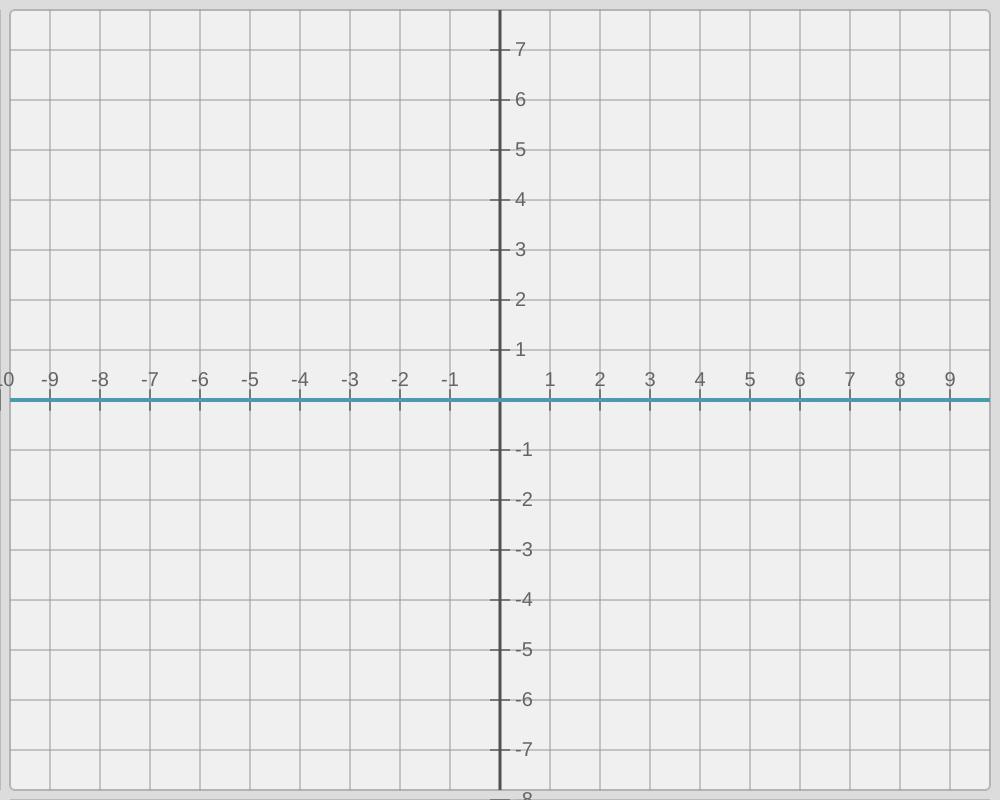
Frame 1 (no input)
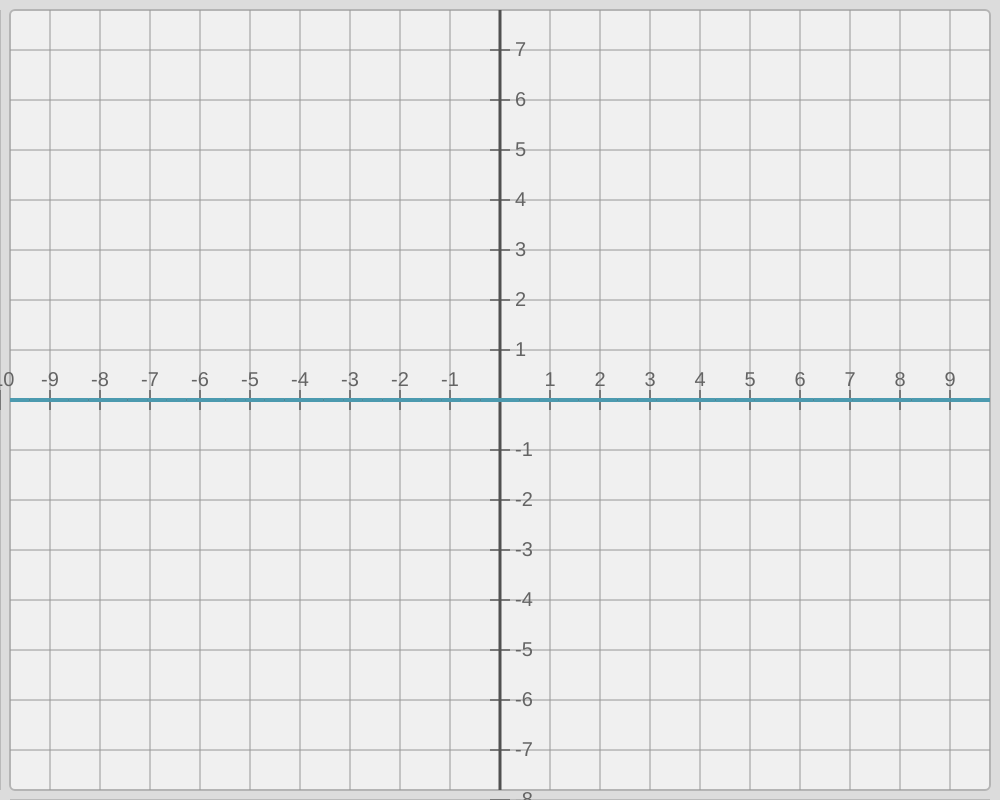
Frame 60 (no input)
Frame 120 (the mouse pressed at the canvas centre since frame 60): identical to frame 60, image omitted

The p5.js sketch that drew these frames (run headless with seeded random() and noise() and a simulated clock; from frame 60 on, the mouse is pressed at the canvas centre):

// p5.js sketch
// ── sketch.js
let grid;
let points = [];
let poly;
let dragged = false;

function setup() {
  createCanvas(1000, 800);

  textAlign(CENTER, CENTER);

  const pad = 10;
  grid=new CoordSystem(0 + pad, 0 + pad, width - pad * 2, height - pad * 2)

  // p = new Point(0, 1);
  // grid.add(p);
  
  poly = new Polynomial([0]);
  grid.add(poly);

  // while (p.coeffs.length) {
    // grid.add(p);
    // poly = p.derivative();
  // }
}

function draw() {
  background(220);


  grid.display();
}

function mousePressed() {
  dragged = false;
}

function mouseReleased() {
  if (dragged) return;
  let [x, y] = grid.displayToCoord(mouseX, mouseY);
  let point = new Point(x, y);
  points.push(point);
  grid.add(point);

  poly.coeffs = lagrangeInterpolation(points)
}

function mouseDragged(evt) {
  console.log(evt.which)

  dragged = true;
  let [px, py] = grid.displayToCoord(pmouseX, pmouseY);
  let [cx, cy] = grid.displayToCoord(mouseX, mouseY);

  for (const p of points) {
    let [dx, dy] = grid.coordToDisplay(p.x, p.y);
    if (dist(dx, dy, pmouseX, pmouseY) < 15) {
      p.x = cx;
      p.y = cy;
      poly.coeffs = lagrangeInterpolation(points)
      return;
    }
  }
  grid.translate(px - cx, py - cy);
}

function mouseWheel(evt) {
  grid.scale(1 + evt.delta / 2000);
}



// ── Coord.js
class CoordSystem {
  constructor(x, y, w, h) {
    this.objects = [];

    this.currentName = "A";
    this.colorIndex = 0;

    // Grid position: x, y, width, height.
    this.x = x;
    this.y = y;
    this.w = w;
    this.h = h;

    // Viewport: left, right, top, bottom.
    this.vl = -5 * this.w / 500;
    this.vr = 5 * this.w / 500;
    this.vt = 5 * this.h / 500;
    this.vb = -5 * this.h / 500;
  }

  display() {
    const { ceil, min, log10, abs, pow } = Math;

    // background rectangle
    fill(240);
    strokeWeight(2);
    stroke(180);
    rect(this.x, this.y, this.w, this.h, 5);

    // For every axis,
    for (const axis of ["x", "y"]) {
      // for every number from one to the other edge:
      const rawStart = axis === "x" ? this.vl : this.vb;
      const rawEnd = axis === "x" ? this.vr : this.vt;

      const stepArg = axis === "x" ? this.vr - this.vl : this.vt - this.vb;
      const step = calculateStep(stepArg / (axis === "x" ? this.w : this.h) * 500);
      const stepDigits = ceil(-min(0, log10(step)));
      const start = nextIntegerMultiple(rawStart, step);

      for (let uvar = start; uvar <= rawEnd; uvar+=step) {
        if (abs(uvar) < pow(10, -stepDigits - 1)) continue;

        let [x, y] = axis === "x" ? this.coordToDisplay(uvar, 0) : this.coordToDisplay(0, uvar);
        if (axis === "x") {
          y = clamp(y, this.y + 10, this.y + this.h - 10);
        } else {
          x = clamp(x, this.x + 10, this.x + this.w - 10);
        }

        // Draw the grid.
        strokeWeight(1);
        stroke(150);
        if (axis === "x") {
          line(x, this.y, x, this.y + this.h);
        } else {
          line(this.x, y, this.x + this.w, y);
        }
        strokeWeight(2);
        stroke(120);
        if (axis === "x") {
          line(x, y-10, x, y+10);
        } else {
          line(x-10, y, x+10, y);
        }
        noStroke();
        fill(100);
        textSize(20);
        let label = uvar.toFixed(stepDigits);
        if (axis === "x") {
          let textY = y - 20;
          if (textY < this.y + 10) textY = this.y + 40;
          text(label, x, textY);
        } else {
          let textX = x + 15 + textWidth(label) / 2;
          if (textX > this.x+this.w - 10) textX = this.x + this.w - 25 - textWidth(label) / 2;
          text(label, textX, y);
        }
      }

      strokeWeight(3);
      stroke(80);
      strokeCap(SQUARE);
      let [x, y] = this.coordToDisplay(0, 0);
      if (axis === "y") {
        x = clamp(x, this.x, this.x + this.w);
        line(x, this.y, x, this.y + this.h);
      } else {
        y = clamp(y, this.y, this.y + this.h);
        line(this.x, y, this.x+this.w, y);
      }
    }

    
    for (const obj of this.objects) {
      obj.display(this);
    }
  }
  
  point(ux, uy, name) {
    let [x, y] = this.coordToDisplay(ux, uy);
    if (name) {
      fill(20, 30, 200);
      stroke(40);
      strokeWeight(4);
      circle(x, y, 15);

      noStroke();
      fill(20);
      textSize(30);
      text(name, x + 20 * (x > this.x + this.w - 40 ? -1 : 1), y + 20 * (y < 40 ? 1 : -1));
    } else {
      fill(80);
      noStroke();
      circle(x, y, 10);
    }
  }

  line(ux1, uy1, ux2, uy2, col) {
    let [x1, y1] = this.coordToDisplay(ux1, uy1);
    let [x2, y2] = this.coordToDisplay(ux2, uy2);

    stroke(col);
    strokeWeight(4);
    line(x1, y1, x2, y2);
  }
  
  add(obj) {
    this.objects.push(obj);
  }

  translate(x, y) {
    this.vl += x;
    this.vr += x;
    this.vt += y;
    this.vb += y;
  }

  scale(factor) {
    factor -= 1
    let Δx = this.vr - this.vl;
    let Δy = this.vb - this.vt;

    this.vr += Δx * factor
    this.vl -= Δx * factor
    this.vb += Δy * factor
    this.vt -= Δy * factor
    // this.vr += factor
    // this.vl -= factor
    // this.vb += factor
    // this.vt -= factor
  }
  
  coordToDisplay(x, y) {
    return [map(x, this.vl, this.vr, this.x, this.x+this.w), map(y, this.vt, this.vb, this.y, this.y+this.h)];
  }

  displayToCoord(x, y) {
    return [map(x, this.x, this.x+this.w, this.vl, this.vr), map(y, this.y, this.y+this.h, this.vt, this.vb)];
  }

  getName() {
    let copy = this.currentName;
    this.currentName = (Number.parseInt(this.currentName, 36) + 1)
      .toString(36)
      .replace(/0|1/gi, 'A')
      .toUpperCase();
    return copy;
  }

  getColor() {
    const colors = [
      "#4c9aaf",
      "#07224e",
      "#d4d17f",
      "#c18d73",
      "#7d354d",
    ];
    return colors[this.colorIndex++ % colors.length];
  }
}

function calculateStep(width) {
  const smallerPowerOf10 = Math.pow(10, Math.floor(Math.log10(width)));
  const normalWidth = width / smallerPowerOf10;
  let ret;
  if (normalWidth <= 1.2) {
    ret = smallerPowerOf10;
  } else if (normalWidth < 2.5) {
    ret = smallerPowerOf10 * 2;
  } else if (normalWidth < 5.5) {
    ret = smallerPowerOf10 * 5;
  } else {
    ret = smallerPowerOf10 * 10;
  }
  return ret / 10;
}

function nextIntegerMultiple(base, num) {
  let multiple = base + num - 1;
  let rem = (multiple % num);
  if (rem < 0) rem += num;
  multiple -= rem;
  return multiple;
}

class Point {
  constructor(x, y) {
    this.x = x;
    this.y = y;
  }
  
  display(grid) {
    if (!this.name) this.name = grid.getName();
    grid.point(this.x, this.y, this.name);
  }
}

class Polynomial {
  constructor(coeffs) {
    this.coeffs = coeffs;
    this.points = [];
  }

  display(grid) {
    if (!this.color) this.color = grid.getColor();

    this.points.length = 0;
    // if (this.points.length == 0) {
      let [l, r] = [grid.vl, grid.vr];
      let step = (r - l) / 50;

      for (let x = l; x <= r; x += step) {
        this.points.push({ x, y: this.eval(x) })
      }
    // }

    for (let i = 0; i < this.points.length - 1; i++) {
      grid.line(this.points[i].x, this.points[i].y, this.points[i+1].x, this.points[i+1].y, this.color);
    }
  }

  derivative() {
    return new Polynomial(this.coeffs.map((c,i) => c * i).slice(1));
  }

  eval(x) {
    const { pow } = Math;
    return this.coeffs.map((coeff, exponent) => coeff * pow(x, exponent)).reduce((a,b)=>a+b);
  }


}

// ── math.js
function lagrangeInterpolation(points) {
  const n = points.length;
  if (n == 0) return [0];
  // if (n == 1) return [points[0].y];
  let coefficients = new Array(n).fill(0);

  for (let i = 0; i < n; i++) {
    let partPolynomial = [1];
    for (let j = 0; j < n; j++) {
      if (j == i) continue;
      partPolynomial = multiply(partPolynomial, [ -points[j].x, 1 ])
    }

    partPolynomial = partPolynomial.map(c=>c/evaluate(partPolynomial, points[i].x) * points[i].y)
    coefficients = add(coefficients, partPolynomial);
  }

  return coefficients;
}

function multiply(poly1, poly2) {
    const result = Array(poly1.length + poly2.length - 1).fill(0);

    for (let i = 0; i < poly1.length; i++) {
        for (let j = 0; j < poly2.length; j++) {
            result[i + j] += poly1[i] * poly2[j];
        }
    }

    return result;
}

function add(poly1, poly2) {
  return poly1.map((c, i) => c + poly2[i]);
}

function evaluate(poly, x) {
  // return poly.map((c,i)=>c*Math.pow(x,i)).reduce((a,b)=>a+b) // Naive method
  let result = 0;
  for (let i = poly.length - 1; i >= 0; i--) {
    result = result * x + poly[i]; // Horner's method
  }
  return result;
}

function clamp(num, start, end) {
  if (num < start) return start;
  if (num > end) return end;
  return num;
}

function evaluateDerivative(coefficients, x) {
    let result = 0;
    for (let i = 1; i < coefficients.length; i++) {
        result += i * coefficients[i] * Math.pow(x, i - 1);
    }
    return result;
}

function newtonRaphson(coefficients, initialGuess, tolerance) {
    let x0 = initialGuess;
    let x1;
    let fx0 = evaluate(coefficients, x0);
    let fpx0 = evaluateDerivative(coefficients, x0);
    
    while (Math.abs(fx0) > tolerance) {
        x1 = x0 - fx0 / fpx0;
        console.log({x0, x1, fx0})
        fx0 = evaluate(coefficients, x1);
        fpx0 = evaluateDerivative(coefficients, x1);
        
        if (Math.abs(evaluate(coefficients, x1)) < tolerance) {
            // Converged to a root within the given tolerance
            return x1;
        }
        
        x0 = x1;
    }
    
    return null; // No root found within the given tolerance
}

function findRoots(coefficients, initialGuess=0, tolerance=1e-10) {
    let roots = [];
    let polynomialDegree = coefficients.length - 1;
    
    while (polynomialDegree > 0) {
        let root = newtonRaphson(coefficients, initialGuess, tolerance);
        if (root !== null) {
            roots.push(root);
            // Divide the polynomial by (x - root) using synthetic division
            let newCoefficients = [coefficients[0]];
            for (let i = 1; i < coefficients.length; i++) {
                newCoefficients.push(coefficients[i] + root * newCoefficients[i - 1]);
            }
            coefficients = newCoefficients.slice(0, -1);
            polynomialDegree--;
        } else {
            // Unable to find a root, exit the loop
            break;
        }
    }

    // if (coefficients.length === 1) {
    //     roots.push(-coefficients[0] / coefficients[0]);
    // }
    
    return roots;
}

// ── style.css
html, body {
  margin: 0;
  padding: 0;
  background-color: black;
}
canvas {
  display: block;
  position: absolute;
  top: 50%;
  left: 50%;
  transform: translate(-50%, -50%);
}
